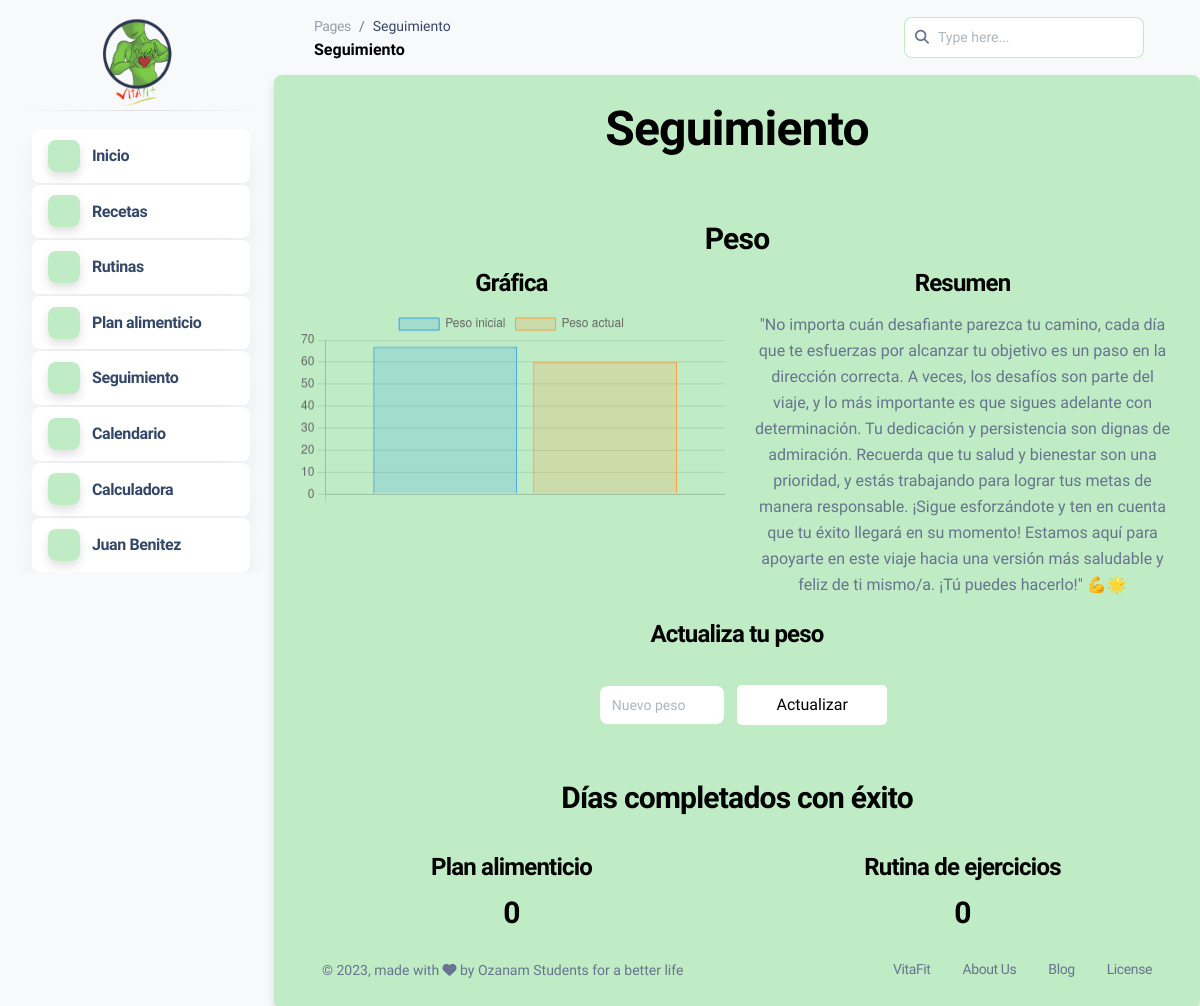
The app's page /dashboard.php?mod=seguimiento (signed in), older data.
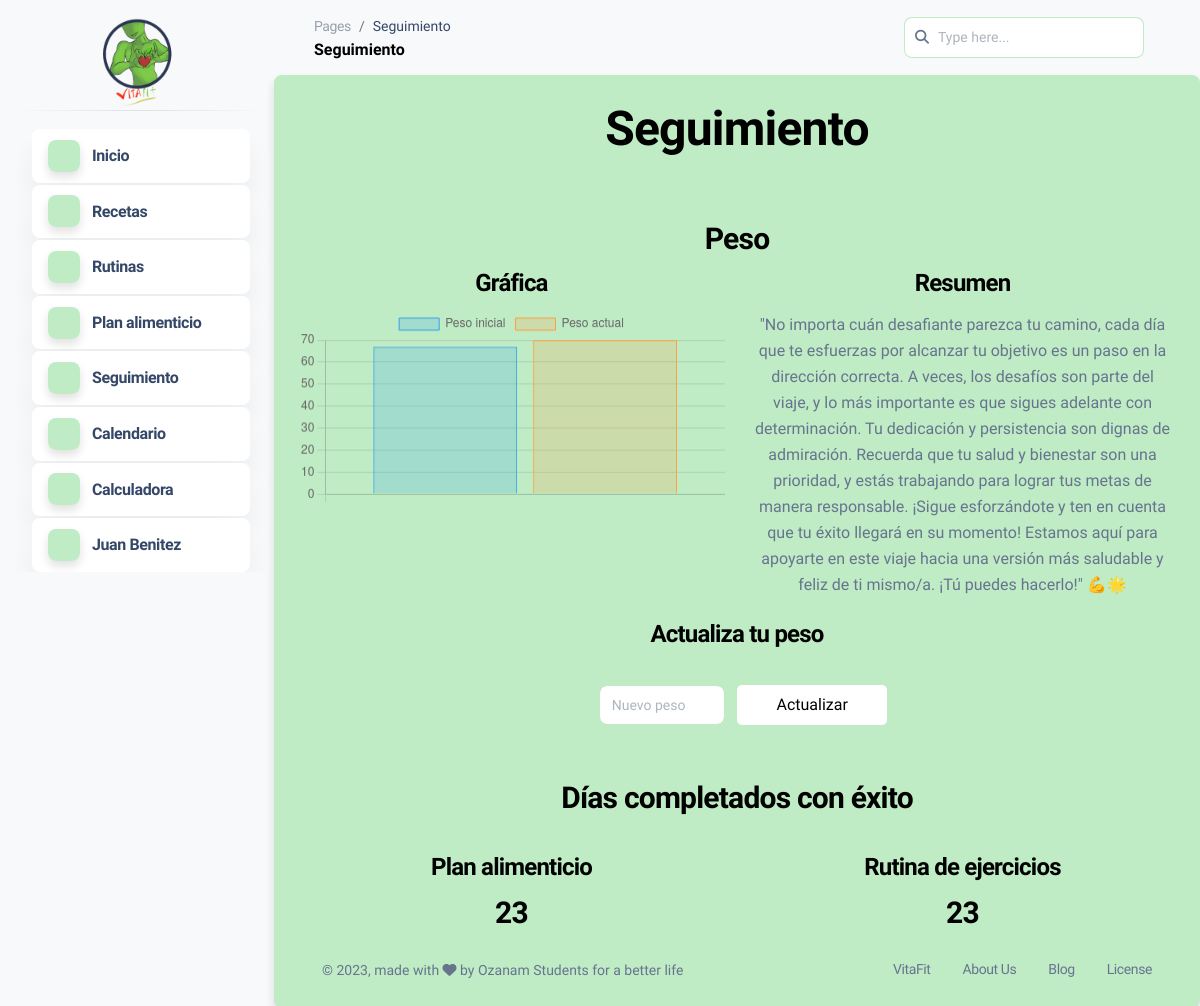
The same page, newer data.
### tables this page shows
CREATE TABLE `seguimiento` (
  `peso_inicial` int(3) NOT NULL,
  `rutina_realizada` int(3) NOT NULL,
  `dieta_cumplida` int(3) NOT NULL,
  `numero_identificacion` bigint(15) NOT NULL
);

### modulos/seguimiento.php (the view, shortened to what this page needs)
<div class="container md-5 text-center">
  <h1>Seguimiento</h1>
  <br><br>
  <h3>Peso</h3>
</div>
<div class="contenedor_peso">
  <div class="row">
    <div class="grafica_peso col-md-6 text-center">
      <h4>Gráfica</h4>
      <div>
        <canvas id="grafica"></canvas>
      </div>
    </div>
    <div class="resumen_peso col-md-6 text-center">
      <h4>Resumen</h4>
      <p class="p-1">"No importa cuán desafiante parezca tu camino, cada día que te esfuerzas por alcanzar tu objetivo es un paso en la dirección correcta. A veces, los desafíos son parte del viaje, y lo más importante es que sigues adelante con determinación. Tu dedicación y persistencia son dignas de admiración. Recuerda que tu salud y bienestar son una prioridad, y estás trabajando para lograr tus metas de manera responsable. ¡Sigue esforzándote y ten en cuenta que tu éxito llegará en su momento! Estamos aquí para apoyarte en este viaje hacia una versión más saludable y feliz de ti mismo/a. ¡Tú puedes hacerlo!" 💪🌟</p>
    </div>
  </div>
  <div class="contenedor_peso_actu text-center">
    <form action="dashboard.php?mod=seguimiento" method="POST">
      <h4 class="center">Actualiza tu peso</h4>
      <br>
      <div class="row" style="justify-content: center;">
        <div class="col-md-2">
          <input type="text" class="form-control" name="txtpeso" placeholder="Nuevo peso" required></input>
        </div>
        <button type="submit" name="btn_peso" class="btn_peso col-md-2">Actualizar</button>
      </div>
    </form>
  </div>
</div>
<div class="contenedor_informacion">
  <br><br>
  <h3 class="text-center">Días completados con éxito</h3>
  <br>
  <div class="row">
    <div class="grafica_peso col-md-6 text-center">
      <h4>Plan alimenticio</h4>
      <h3>
      <?php
        $documento = $_SESSION["documento"];
        $consulta_seguimiento = mysqli_query($conexion,"SELECT * FROM seguimiento WHERE numero_identificacion = '$documento';");
        if($fila=mysqli_fetch_array($consulta_seguimiento)){
          $dias_plan=$fila['dieta_cumplida'];
          echo $dias_plan;
        }
      ?>
      </h3>
    </div>
    <div class="resumen_peso col-md-6 text-center">
      <h4>Rutina de ejercicios</h4>
        <h3>
        <?php
          $documento = $_SESSION["documento"];
          $consulta_seguimiento = mysqli_query($conexion,"SELECT * FROM seguimiento WHERE numero_identificacion = '$documento';");
          if($fila=mysqli_fetch_array($consulta_seguimiento)){
            $dias_rutina=$fila['rutina_realizada'];
            echo $dias_rutina;
          }
        ?>
        </h3>
    </div>
  </div>
</div>
<?php
include "conexion.php";
?>
 <script>
const $grafica = document.querySelector("#grafica");
// Las etiquetas son las que van en el eje X.
const etiquetas = [""]
// Podemos tener varios conjuntos de datos
const datosVentas2020 = {
    label: "Peso inicial",
    data: [<?php
    $documento = $_SESSION['documento'];
    $consulta_seguimiento = mysqli_query($conexion,"SELECT * FROM seguimiento WHERE numero_identificacion LIKE '%$documento%';");
    while($fila=mysqli_fetch_array($consulta_seguimiento)){
      $peso_inicial = $fila['peso_inicial'];
      echo $peso_inicial;
    }
    ?>], // La data es un arreglo que debe tener la misma cantidad de valores que la cantidad de etiquetas
    backgroundColor: 'rgba(54, 162, 235, 0.2)', // Color de fondo
    borderColor: 'rgba(54, 162, 235, 1)', // Color del borde
    borderWidth: 1,// Ancho del borde
};
const datosVentas2021 = {
    label: "Peso actual",
    data: [<?php echo $_SESSION['peso']; ?>], // La data es un arreglo que debe tener la misma cantidad de valores que la cantidad de etiquetas
    backgroundColor: 'rgba(255, 159, 64, 0.2)',// Color de fondo
    borderColor: 'rgba(255, 159, 64, 1)',// Color del borde
    borderWidth: 1,// Ancho del borde
};
new Chart($grafica, {
    type: 'bar',// Tipo de gráfica
    data: {
        labels: etiquetas,
        datasets: [
            datosVentas2020,
            datosVentas2021,
            // Aquí más datos...
        ]
    },
    options: {
        scales: {
            yAxes: [{
                ticks: {
                    beginAtZero: true
                }
            }],
        },
    }
});
 </script>

Row changes from the older to the newer data that the page shows:
removed seguimiento: dieta_cumplida "0", rutina_realizada "0"
added seguimiento: dieta_cumplida "23", rutina_realizada "23"
Text that changed along with them:
chart data {{ $_SESSION['peso'] }}: 60 → 70
